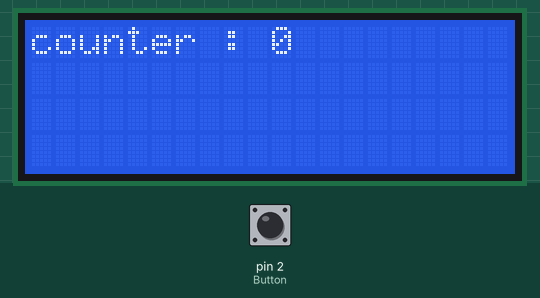
This sketch was run on a simulated Arduino Uno, built with avr-gcc and run on an emulated ATmega328P. On the bench: 20×4 character LCD. The inputs (shaded band) are chosen by the test bench; at power-on: pin 2 (Button) HIGH. What the sketch prints to the serial monitor is not drawn.

Above: at 1.2 s.
1.3 s: pin 2 (Button) pulled LOW for 1 s
At 2.7 s:
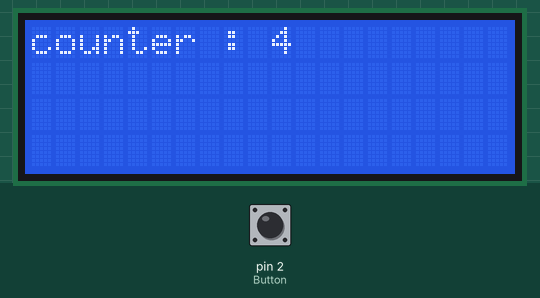
3.8 s: pin 2 (Button) pulled LOW for 0.15 s
At 4.5 s:
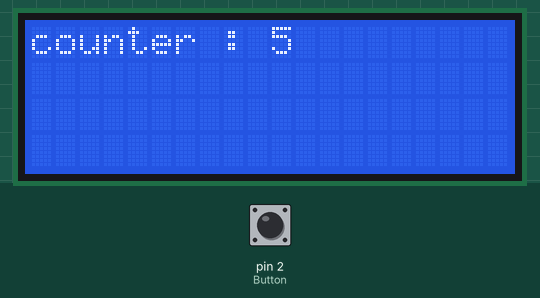
5.4 s: pin 2 (Button) pulled LOW for 0.15 s
7.0 s: pin 2 (Button) pulled LOW for 3.2 s
At 10.5 s:
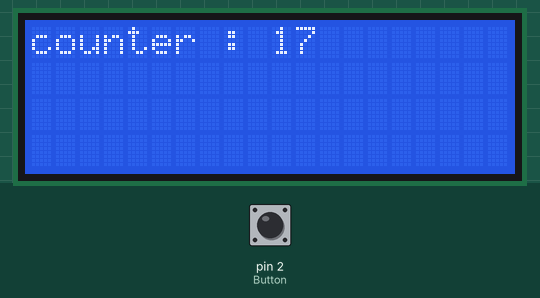
11.7 s: pin 2 (Button) pulled LOW for 0.15 s
13.3 s: pin 2 (Button) pulled LOW for 1 s
At 14.6 s:
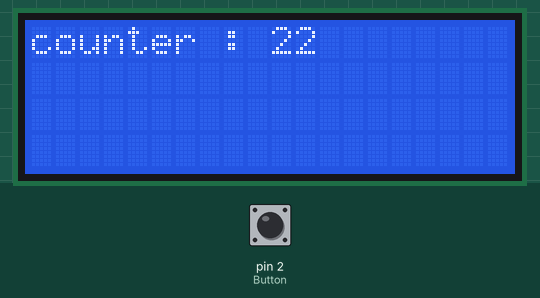
Timing chart, 0 to 16.3 s (numbered marks = the images above; inputs shaded):
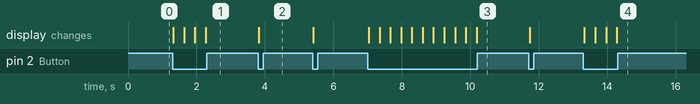

Measured:
- after the input at 1.3 s, the display: first changes at once (image 1 shows a later state)
- after the input at 3.8 s, the display: changes at once (image 2)
- after the input at 7.0 s, the display: first changes at once (image 3 shows a later state)
- after the input at 13.3 s, the display: first changes at once (image 4 shows a later state)

The sketch:

LCD_counter_Button.ino
```cpp
// C++ code
//
#include <LiquidCrystal_I2C.h>

#define Button 2
LiquidCrystal_I2C lcd(0x27, 20, 4);

int counter = 0;

void setup() {
  lcd.init();

  // Arka ışığı açın
  lcd.backlight();
  pinMode(Button, INPUT_PULLUP);
  lcd.setCursor(0, 0);
  lcd.print("counter : 0");
  Serial.begin(9600);
}

void loop() {
  Serial.println("Buttonun Durumu :");
  Serial.println(digitalRead(Button));

  if (digitalRead(Button) == LOW) {
    counter++;
    lcd.clear();
    lcd.setCursor(0, 0);
    lcd.print("counter : ");
    lcd.print(counter);
    delay(300); // Butonun titremesini (debounce) önlemek için
  }
}
```
